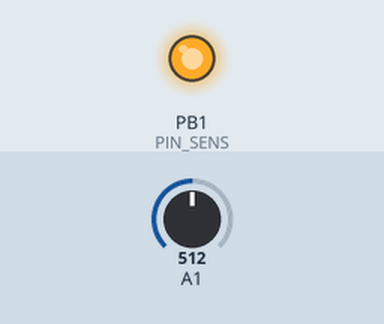
This sketch was run on a simulated ATtiny85, built with avr-gcc and run on an emulated ATtiny85. On the bench: output pins drawn as LEDs (lit = HIGH). The test bench sets the inputs (shaded band); at power-on: A1 = 512.

Above: at 1.2 s.
1.3 s: A1 set to 575
2.8 s: A1 set to 598
At 4.0 s:
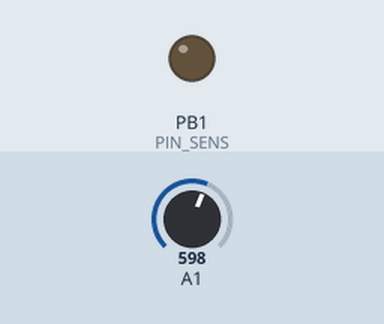
4.3 s: A1 set to 340
5.8 s: A1 set to 324
At 6.5 s:
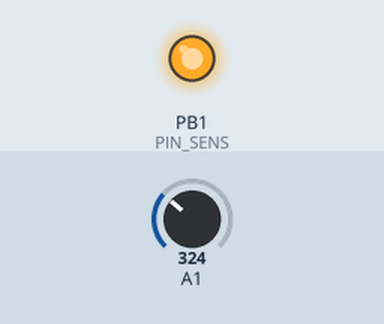
7.3 s: A1 set to 511
At 7.7 s:
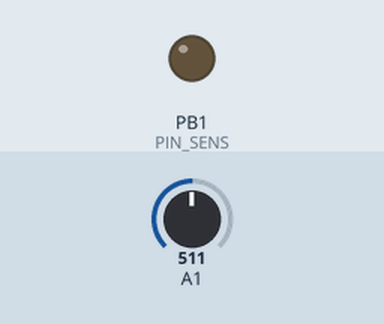
Timing chart, 0 to 9.8 s (numbered marks = the images above; inputs shaded):
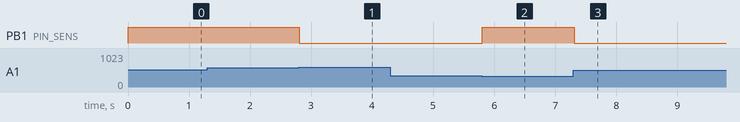

The sketch:

digispark-GP2Y0A21-sharp-test.ino
```cpp
#define PIN_SENS 1
#define PIN_LED  1

#define TRESHOLD 75

void setup() {

  pinMode(PIN_SENS, INPUT);
  pinMode(PIN_LED, OUTPUT);

}

void loop() {
  uint8_t value = analogRead(PIN_SENS);
  uint8_t led_state = (value > TRESHOLD) ? LOW : HIGH;
  digitalWrite(PIN_LED, led_state);
  delay(100);
  //blink_times(value);
  //delay(2000);
}

#define BLINK_TIME 100

void blink_once() {
  digitalWrite(PIN_LED, HIGH);
  delay(BLINK_TIME);
  digitalWrite(PIN_LED, LOW);
  delay(BLINK_TIME);
}

void blink_times(uint8_t times) {
  for (uint8_t i = 0; i < times; i++) {
    blink_once();
  }
}
```

Measured:
- the behaviour switches between 587 and 588 on A1 (found by bisection; images 0 and 1)
- the behaviour switches between 332 and 331 on A1 (found by bisection; images 1 and 2)
- after the input at 1.3 s, every drawn part: stays the same
- after the input at 2.8 s, PB1 (PIN_SENS): HIGH → LOW at once
- after the input at 4.3 s, every drawn part: stays the same
- after the input at 5.8 s, PB1 (PIN_SENS): LOW → HIGH at once
- after the input at 7.3 s, PB1 (PIN_SENS): HIGH → LOW at once
